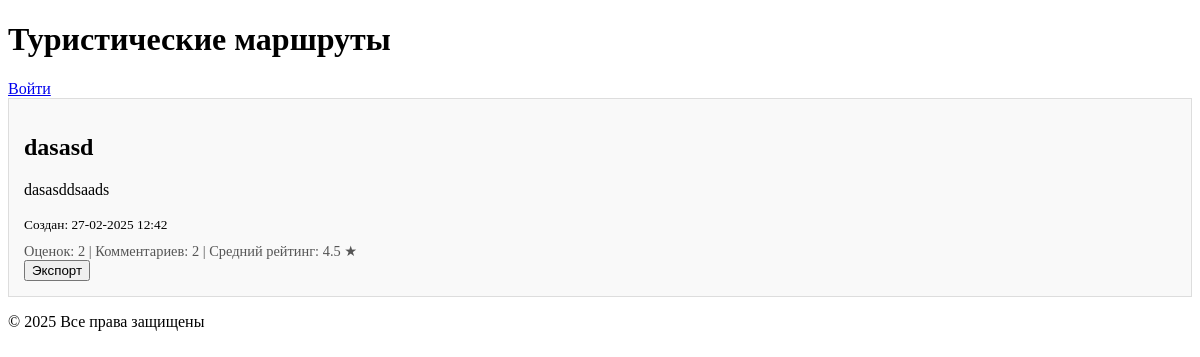
The page / on the database its author committed.
### app.py (models this page shows)
class Route(db.Model):
    __tablename__ = 'route'
    id = db.Column(db.Integer, primary_key=True)
    title = db.Column(db.String(100), nullable=False)
    description = db.Column(db.Text)
    is_private = db.Column(db.Boolean, default=False)
    moderated = db.Column(db.Boolean, default=False)
    created_at = db.Column(db.DateTime, default=datetime.utcnow)
    updated_at = db.Column(db.DateTime, default=datetime.utcnow, onupdate=datetime.utcnow)
    user_id = db.Column(db.Integer, db.ForeignKey('user.id'))
    photos = db.relationship('Photo', backref='route', lazy=True)
    comments = db.relationship('Comment', backref='route', lazy=True)
    changes = db.relationship('ChangeHistory', backref='route', lazy=True)
    landmarks = db.relationship('Landmark', backref='route', lazy=True)
    points = db.Column(db.Text, nullable=True)
    allMarkers = db.Column(db.Text, nullable=True)
    ratings = db.relationship('Rating', backref='route', lazy='dynamic')
    @property
    def ratings_count(self):
        print(self.ratings)
        return self.ratings.count()
    @property
    def average_rating(self):
        ratings_list = self.ratings.all()
        if ratings_list:
            return round(sum(r.rating for r in ratings_list) / len(ratings_list), 1)
        return 0

class Rating(db.Model):
    id = db.Column(db.Integer, primary_key=True)
    user_id = db.Column(db.Integer, db.ForeignKey('user.id'))
    route_id = db.Column(db.Integer, db.ForeignKey('route.id'))
    rating = db.Column(db.Integer)

### app.py (the view)
@app.route('/')
def index():
    if current_user.is_authenticated:
        routes = Route.query.filter((Route.is_private == False) | (Route.user_id == current_user.id)).all()
        user_ratings = {rating.route_id: rating.rating for rating in Rating.query.filter_by(user_id=current_user.id).all()}
    else:
        routes = Route.query.filter_by(is_private=False).all()
        user_ratings = {}
    return render_template('index.html', routes=routes, user_ratings=user_ratings)

### templates/index.html (shortened to what this page needs)
<!DOCTYPE html>
<html lang="ru">
<head>
  <link rel="stylesheet" href="{{ url_for('static', filename='css/styles.css') }}">
</head>
<body>
  <header>
    <h1>Туристические маршруты</h1>
    {% if current_user.is_authenticated %}
      <div>
        Привет, {{ current_user.username }}!
        <a href="{{ url_for('user_profile', user_id=current_user.id) }}">Профиль</a>
        <a href="{{ url_for('logout') }}">Выйти</a>
        <a href="{{ url_for('create_route') }}">Создать маршрут</a>
      </div>
    {% else %}
      <a href="{{ url_for('login') }}">Войти</a>
    {% endif %}
  </header>
  <main>
    {% if routes %}
      {% for route in routes %}
      <div class="route-card">
        <a href="{{ url_for('view_route', route_id=route.id) }}">
          <h2>{{ route.title }}</h2>
          <p>{{ route.description }}</p>
          <small>Создан: {{ route.created_at.strftime("%d-%m-%Y %H:%M") }}</small>
        </a>
        <div class="meta-info">
          <span>Оценок: {{ route.ratings_count }}</span> |
          <span>Комментариев: {{ route.comments|length }}</span> |
          <span>Средний рейтинг: {{ route.average_rating }} ★</span>
        </div>
        <div>
          <div class="export-menu">
            <button>Экспорт</button>
          </div>
        </div>
      </div>
      {% endfor %}
    {% else %}
      <p>Маршрутов пока нет.</p>
    {% endif %}
  </main>
  <footer>
    <p>&copy; {{ current_year if current_year is defined else 2025 }} Все права защищены</p>
  </footer>
</body>
</html>

### templates/index.html (style rules this page uses)
.route-card { background: #f9f9f9; border: 1px solid #ddd; padding: 15px; margin-bottom: 15px; position: relative; }
.route-card a { text-decoration: none; color: inherit; }
.export-menu { position: relative; display: inline-block; }
.meta-info { font-size: 0.9em; color: #555; margin-top: 10px; }

### rows shown on the page
Route: title "dasasd", description "dasasddsaads", created_at "27-02-2025 12:42", ratings_count "2", comments|length "2", average_rating "4.5"

### other values the page prints
{{ current_year if current_year is defined else 2025 }} "2025"
